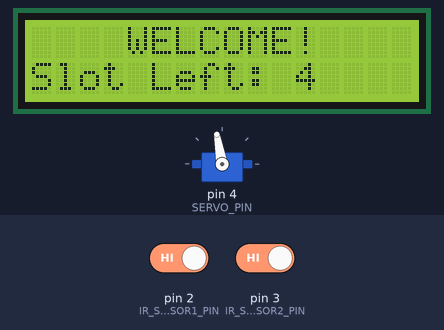
A sketch run on a simulated Arduino Uno, built with avr-gcc and run on an emulated ATmega328P. Shown: 16×2 character LCD, servo. The test bench sets the inputs (shaded band); at power-on: pin 2 (IR_SENSOR1_PIN) HIGH, pin 3 (IR_SENSOR2_PIN) HIGH.

Above: at 3.2 s.
3.3 s: pin 2 (IR_SENSOR1_PIN) driven LOW
At 4.5 s:
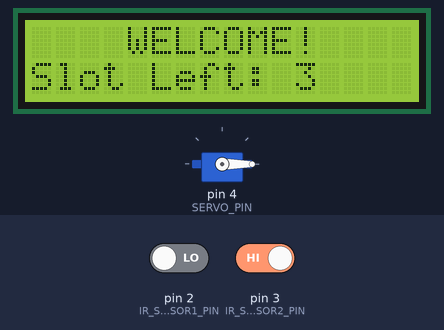
4.8 s: pin 3 (IR_SENSOR2_PIN) driven LOW
At 7.4 s:
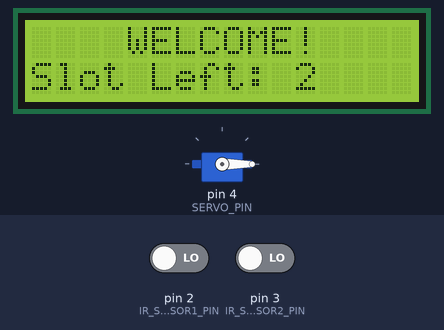
7.8 s: pin 2 (IR_SENSOR1_PIN) driven HIGH
At 8.9 s:
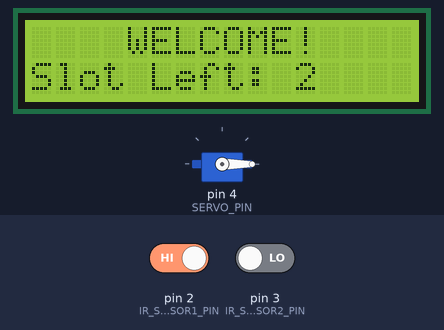
9.4 s: pin 2 (IR_SENSOR1_PIN) driven LOW
At 12.2 s:
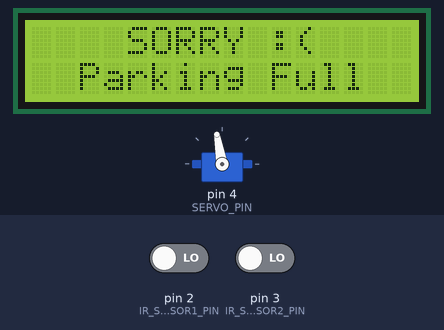
12.4 s: pin 3 (IR_SENSOR2_PIN) driven HIGH
Timing chart, 0 to 15.4 s (numbered marks = the images above; inputs shaded):
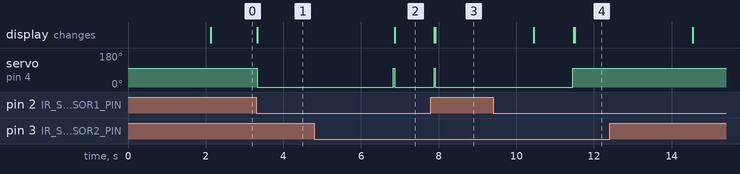

The sketch:

Parking.ino
```cpp
#include <Wire.h>
#include <LiquidCrystal_I2C.h>
#include <Servo.h>

// Constants
const int IR_SENSOR1_PIN = 2;
const int IR_SENSOR2_PIN = 3;
const int SERVO_PIN = 4;
const int SLOT_COUNT = 4;
const int SERVO_OPEN_ANGLE = 0;
const int SERVO_CLOSED_ANGLE = 100;

// Variables
LiquidCrystal_I2C lcd(0x27, 16, 2);
Servo servo;
int slotCount = SLOT_COUNT;
bool irSensor1Triggered = false;
bool irSensor2Triggered = false;

void setup() {
  Serial.begin(9600);
  lcd.init();
  lcd.backlight();
  pinMode(IR_SENSOR1_PIN, INPUT);
  pinMode(IR_SENSOR2_PIN, INPUT);
  servo.attach(SERVO_PIN);
  servo.write(SERVO_CLOSED_ANGLE);
  lcd.setCursor(0, 0);
  lcd.print("     ARDUINO    ");
  lcd.setCursor(0, 1);
  lcd.print(" PARKING SYSTEM ");
  delay(2000);
  lcd.clear();
}

void loop() {
  // Check IR sensors
  if (digitalRead(IR_SENSOR1_PIN) == LOW && !irSensor1Triggered) {
    irSensor1Triggered = true;
    if (slotCount > 0) {
      servo.write(SERVO_OPEN_ANGLE);
      slotCount--;
    } else {
      lcd.setCursor(0, 0);
      lcd.print("    SORRY :(    ");
      lcd.setCursor(0, 1);
      lcd.print("  Parking Full  ");
      delay(3000);
      lcd.clear();
    }
  }

  if (digitalRead(IR_SENSOR2_PIN) == LOW && !irSensor2Triggered) {
    irSensor2Triggered = true;
    if (!irSensor1Triggered) {
      servo.write(SERVO_OPEN_ANGLE);
      slotCount++;
    }
  }

  // Reset servo and flags
  if (irSensor1Triggered && irSensor2Triggered) {
    delay(1000);
    servo.write(SERVO_CLOSED_ANGLE);
    irSensor1Triggered = false;
    irSensor2Triggered = false;
  }

  // Update LCD display
  lcd.setCursor(0, 0);
  lcd.print("    WELCOME!    ");
  lcd.setCursor(0, 1);
  lcd.print("Slot Left: ");
  lcd.print(slotCount);
}
```

Measured:
- after the input at 3.3 s, servo on pin 4 (SERVO_PIN): 100° → 0° at once; the display: changes at once (image 1)
- after the input at 4.8 s, servo on pin 4 (SERVO_PIN): 0° → 100° after 2.0 s, → 0° 0.03 s later; the display: changes after 2.1 s (image 2)
- after the input at 7.8 s, servo on pin 4 (SERVO_PIN): goes on until 7.9 s, then stays 0°
- after the input at 9.4 s, servo on pin 4 (SERVO_PIN): 0° → 100° after 2.1 s; the display: first changes after 1.1 s (image 4 shows a later state)
